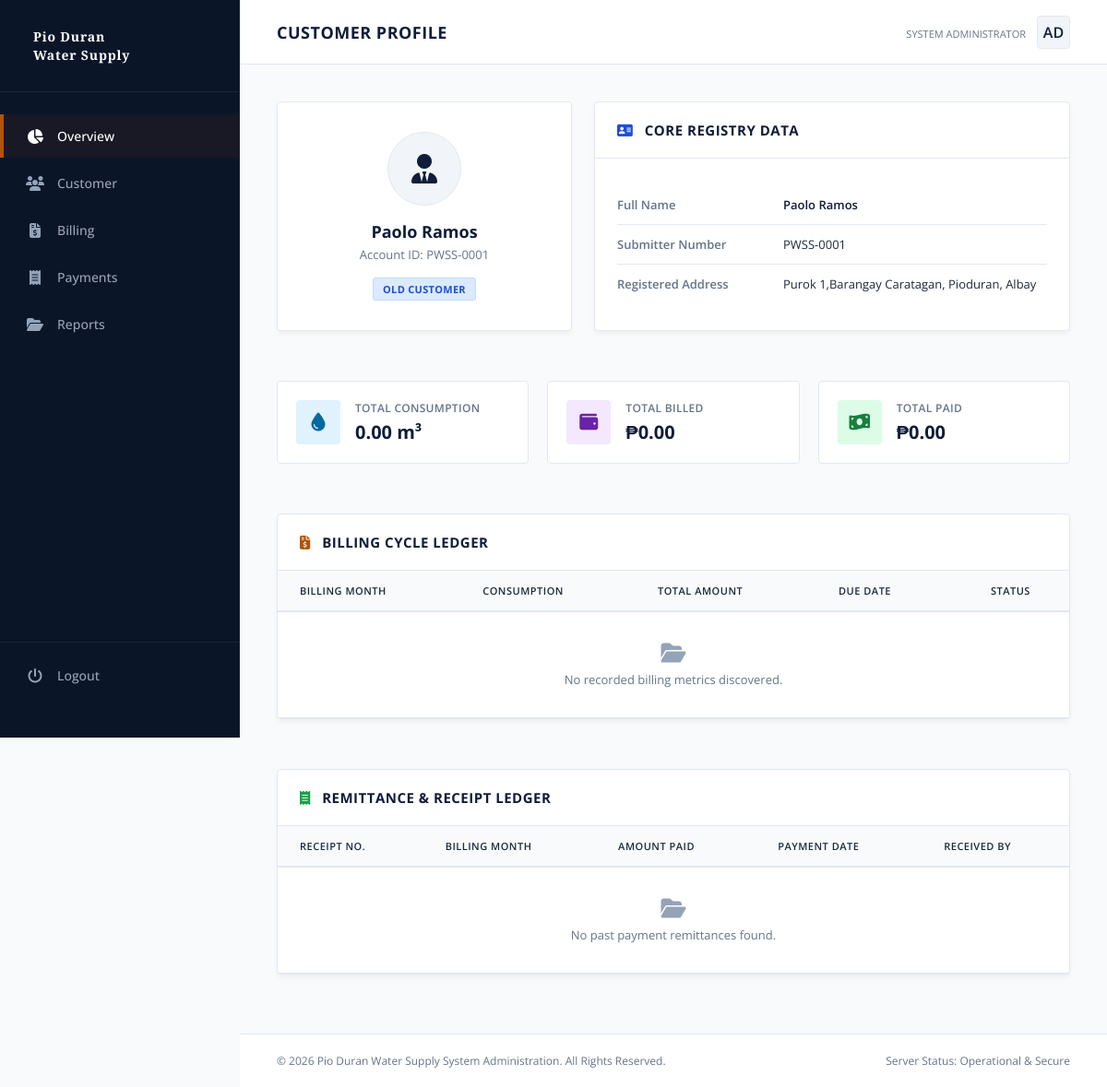
The app's page /pwss/customer/1/ (signed in) with its own data.
### customer/models.py (models this page shows, shortened)
class Customer(models.Model):
    STATUS_CHOICES = (
        ("new", "New Applicant"),
        ("old", "Old Customer"),
    )
    user = models.OneToOneField(
        User,
        on_delete=models.CASCADE,
        related_name="customer_profile"
    )
    fullname = models.CharField(max_length=200)
    submitter_no = models.CharField(max_length=250, unique=True)
    address = models.CharField(max_length=250)
    status = models.CharField(
        max_length=20,
        choices=STATUS_CHOICES,
        default="new"
    )

### core/views.py (the view)
# urls.py: path("customer/<int:customer_id>/",views.customer_profile, name="customer_profile")
@login_required
def customer_profile(request, customer_id):
    customer = get_object_or_404(Customer, pk=customer_id)
    billings = Billing.objects.filter(
        customer=customer
    ).order_by("-billing_month")
    payments = Payment.objects.select_related(
        "billing"
    ).filter(
        billing__customer=customer
    ).order_by("-payment_date")
    total_consumption = billings.aggregate(
        total=Sum("consumption")
    )["total"] or Decimal("0.00")
    total_billed = billings.aggregate(
        total=Sum("total_amount")
    )["total"] or Decimal("0.00")
    total_paid = payments.aggregate(
        total=Sum("amount_paid")
    )["total"] or Decimal("0.00")
    return render(request, "admin/customer_profile.html", {
        "customer": customer,
        "billings": billings,
        "payments": payments,
        "total_consumption": total_consumption,
        "total_billed": total_billed,
        "total_paid": total_paid,
    })

### core/templates/admin/customer_profile.html (shortened to what this page needs)
{% extends 'admin.html' %}
{% block content %}
<header class="top-navbar">
    <div class="page-title">
        <h1>Customer Profile</h1>
    </div>
    <div class="admin-profile">
        <div class="admin-info">
            <small>System Administrator</small>
        </div>
        <div class="admin-avatar">AD</div>
    </div>
</header>
<div class="workspace">
    <div class="profile-layout-grid">
        <div class="data-section profile-card">
            <div class="profile-avatar-large">
                <i class="fa-solid fa-user-tie"></i>
            </div>
            <h2 class="profile-name">{{ customer.fullname }}</h2>
            <p class="profile-meta-sub">Account ID: {{ customer.submitter_no }}</p>
            <div class="profile-badge-wrapper">
                {% if customer.status == "new" %}
                    <span class="badge status-new">New Applicant</span>
                {% else %}
                    <span class="badge status-old">Old Customer</span>
                {% endif %}
            </div>
        </div>
        <div class="data-section profile-details">
            <div class="section-header">
                <h3><i class="fa-solid fa-address-card" style="margin-right: 8px; color: var(--accent-blue);"></i> Core Registry Data</h3>
            </div>
            <div class="details-body">
                <div class="detail-row">
                    <span class="detail-label">Full Name</span>
                    <span class="detail-value font-semibold">{{ customer.fullname }}</span>
                </div>
                <div class="detail-row">
                    <span class="detail-label">Submitter Number</span>
                    <span class="detail-value">{{ customer.submitter_no }}</span>
                </div>
                <div class="detail-row">
                    <span class="detail-label">Registered Address</span>
                    <span class="detail-value">{{ customer.address }}</span>
                </div>
            </div>
        </div>
    </div>
    <div class="stats-grid">
        <div class="stat-card">
            <div class="stat-icon water">
                <i class="fa-solid fa-droplet"></i>
            </div>
            <div>
                <div class="stat-label">Total Consumption</div>
                <div class="stat-value">{{ total_consumption }} m³</div>
            </div>
        </div>
        <div class="stat-card">
            <div class="stat-icon amount">
                <i class="fa-solid fa-wallet"></i>
            </div>
            <div>
                <div class="stat-label">Total Billed</div>
                <div class="stat-value">₱{{ total_billed }}</div>
            </div>
        </div>
        <div class="stat-card">
            <div class="stat-icon paid">
                <i class="fa-solid fa-money-bill-wave"></i>
            </div>
            <div>
                <div class="stat-label">Total Paid</div>
                <div class="stat-value">₱{{ total_paid }}</div>
            </div>
        </div>
    </div>
    <div class="data-section table-card-wrapper">
        <div class="section-header">
            <h3><i class="fa-solid fa-file-invoice-dollar" style="margin-right: 8px; color: var(--accent-gold);"></i> Billing Cycle Ledger</h3>
        </div>
        <div class="table-container">
            <table class="classic-table">
                <thead>
                    <tr>
                        <th>Billing Month</th>
                        <th>Consumption</th>
                        <th>Total Amount</th>
                        <th>Due Date</th>
                        <th style="text-align: center;">Status</th>
                    </tr>
                </thead>
                <tbody>
                    {% for bill in billings %}
                    <tr>
                        <td class="font-semibold">{{ bill.billing_month|date:"F Y" }}</td>
                        <td>{{ bill.consumption }} m³</td>
                        <td class="font-semibold">₱{{ bill.total_amount }}</td>
                        <td>{{ bill.due_date|date:"F d, Y" }}</td>
                        <td style="text-align: center;">
                            {% if bill.status == "paid" %}
                                <span class="badge status-paid">Paid</span>
                            {% else %}
                                <span class="badge status-unpaid">Unpaid</span>
                            {% endif %}
                        </td>
                    </tr>
                    {% empty %}
                    <tr>
                        <td colspan="5" style="text-align:center;" class="empty-table-state">
                            <i class="fa-solid fa-folder-open"></i> No recorded billing metrics discovered.
                        </td>
                    </tr>
                    {% endfor %}
                </tbody>
            </table>
        </div>
    </div>
    <div class="data-section table-card-wrapper">
        <div class="section-header">
            <h3><i class="fa-solid fa-receipt" style="margin-right: 8px; color: #16a34a;"></i> Remittance & Receipt Ledger</h3>
        </div>
        <div class="table-container">
            <table class="classic-table">
                <thead>
                    <tr>
                        <th>Receipt No.</th>
                        <th>Billing Month</th>
                        <th>Amount Paid</th>
                        <th>Payment Date</th>
                        <th>Received By</th>
                    </tr>
                </thead>
                <tbody>
                    {% for payment in payments %}
                    <tr>
                        <td class="font-mono">{{ payment.receipt_number }}</td>
                        <td>{{ payment.billing.billing_month|date:"F Y" }}</td>
                        <td class="font-semibold text-success">₱{{ payment.amount_paid }}</td>
                        <td>{{ payment.payment_date|date:"F d, Y h:i A" }}</td>
                        <td>
                            <span class="user-pill"><i class="fa-solid fa-user-shield"></i> {{ payment.received_by.username }}</span>
                        </td>
                    </tr>
                    {% empty %}
                    <tr>
                        <td colspan="5" style="text-align:center;" class="empty-table-state">
                            <i class="fa-solid fa-folder-open"></i> No past payment remittances found.
                        </td>
                    </tr>
                    {% endfor %}
                </tbody>
            </table>
        </div>
    </div>
</div>
{% endblock %}

### core/templates/admin.html (style rules this page uses)
:root { --bg-navy: #0f1d3a; --sidebar-bg: #0b1528; --main-bg: #f8fafc; --card-bg: #ffffff; --primary-text: #1e293b; --secondary-text: #64748b; --accent-gold: #b45309; --border-classic: #e2e8f0; --accent-blue: #1d4ed8; --success-green: #15803d; }
* { margin: 0; padding: 0; box-sizing: border-box; font-family: 'Open Sans', sans-serif; }
body { background-color: var(--main-bg); color: var(--primary-text); display: flex; min-height: 100vh; overflow-x: hidden; }
.top-navbar { background-color: var(--card-bg); height: 70px; border-bottom: 1px solid var(--border-classic); display: flex; align-items: center; justify-content: space-between; padding: 0 40px; }
.page-title h1 { font-size: 18px; font-weight: 700; color: var(--bg-navy); text-transform: uppercase; letter-spacing: 0.5px; }
.admin-profile { display: flex; align-items: center; gap: 12px; }
.admin-avatar { width: 36px; height: 36px; background-color: #f1f5f9; border: 1px solid var(--border-classic); border-radius: 4px; display: flex; align-items: center; justify-content: center; color: var(--bg-navy); font-weight: 600; }
.admin-info small { font-size: 11px; color: var(--secondary-text); text-transform: uppercase; }
.workspace { padding: 40px; display: flex; flex-direction: column; gap: 30px; flex-grow: 1; }
.data-section { background-color: var(--card-bg); border: 1px solid var(--border-classic); border-radius: 4px; box-shadow: 0 4px 6px -1px rgba(0, 0, 0, 0.05); }
.section-header { padding: 20px 24px; border-bottom: 1px solid var(--border-classic); display: flex; align-items: center; justify-content: space-between; }
.section-header h3 { font-size: 15px; font-weight: 700; text-transform: uppercase; color: var(--bg-navy); letter-spacing: 0.5px; }
.table-container { width: 100%; overflow-x: auto; }
.classic-table { width: 100%; border-collapse: collapse; text-align: left; font-size: 14px; }
.classic-table th { background-color: #f8fafc; color: var(--primary-text); font-weight: 600; padding: 14px 24px; border-bottom: 2px solid var(--border-classic); text-transform: uppercase; font-size: 11px; letter-spacing: 0.5px; }
.classic-table td { padding: 14px 24px; border-bottom: 1px solid var(--border-classic); color: var(--primary-text); }
.badge { display: inline-block; padding: 4px 8px; font-size: 11px; font-weight: 600; border-radius: 3px; text-transform: uppercase; }

### records on screen
Customer: fullname "Paolo Ramos", submitter_no "PWSS-0001", address "Purok 1,Barangay Caratagan, Pioduran, Albay"

### other values on screen
{{ total_consumption }} "0.00"
{{ total_billed }} "0.00"
{{ total_paid }} "0.00"
